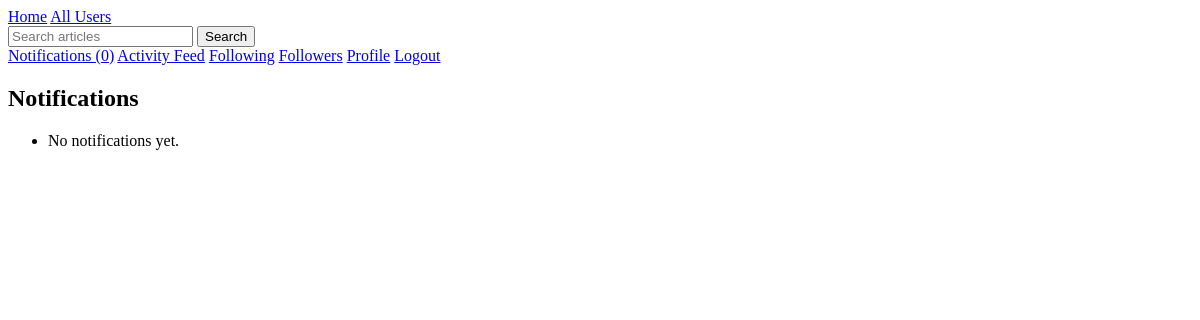
Before: /notifications/ (signed in) with the older database file.
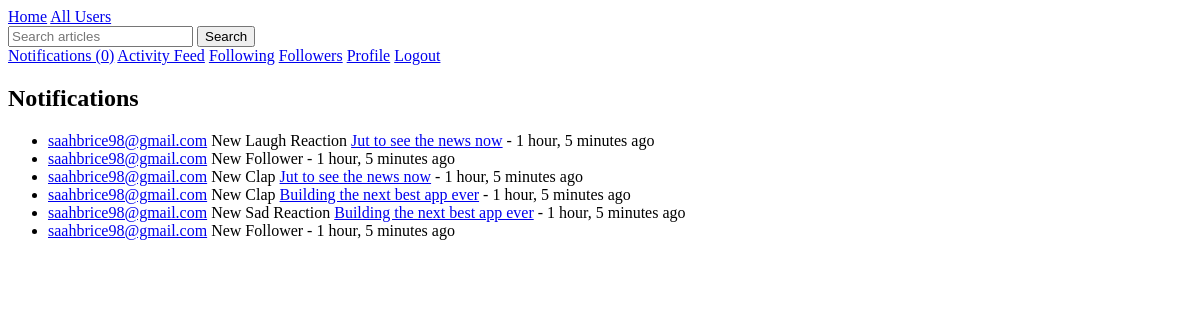
After: the same page with the newer database file.
### users/models.py (models this page shows, shortened)
class User(AbstractUser):
    bio = models.TextField(max_length=500, blank=True)
    profile_picture = models.ImageField(upload_to='profile_pics/', blank=True, null=True)
    date_joined = models.DateTimeField(auto_now_add=True)
    location = models.CharField(max_length=100, blank=True)
    website = models.URLField(max_length=200, blank=True)
    following = models.ManyToManyField('self', symmetrical=False, related_name='followers')
    blocked_users = models.ManyToManyField('self', symmetrical=False, related_name='blocked_by')
    def unread_notifications_count(self):
        return self.notifications.filter(is_read=False).count()

### notifications/models.py (models this page shows, shortened)
class Notification(models.Model):
    NOTIFICATION_TYPES = (
        ('follow', 'New Follower'),
        ('comment', 'New Comment'),
        ('clap', 'New Clap'),
        ('sad', 'New Sad Reaction'),
        ('laugh', 'New Laugh Reaction'),
    )
    recipient = models.ForeignKey(settings.AUTH_USER_MODEL, on_delete=models.CASCADE, related_name='notifications')
    sender = models.ForeignKey(settings.AUTH_USER_MODEL, on_delete=models.CASCADE, null=True, blank=True)
    notification_type = models.CharField(max_length=20, choices=NOTIFICATION_TYPES)
    article = models.ForeignKey('articles.Article', on_delete=models.CASCADE, null=True, blank=True)
    text = models.CharField(max_length=255)
    is_read = models.BooleanField(default=False)
    created_at = models.DateTimeField(auto_now_add=True)
    class Meta:
        ordering = ['-created_at']

### articles/models.py (models this page shows, shortened)
class Article(models.Model):
    title = models.CharField(max_length=200)
    content = models.TextField()
    author = models.ForeignKey(settings.AUTH_USER_MODEL, on_delete=models.CASCADE)
    created_at = models.DateTimeField(auto_now_add=True)
    updated_at = models.DateTimeField(auto_now=True)
    published_at = models.DateTimeField(null=True, blank=True)
    status = models.CharField(max_length=10, choices=[('draft', 'Draft'), ('published', 'Published')], default='draft')
    language = models.CharField(max_length=2, choices=[('EN', 'English'), ('FR', 'French')])
    tags = TaggableManager()
    bookmarks = models.ManyToManyField(settings.AUTH_USER_MODEL, related_name='bookmarked_articles', blank=True)

### notifications/views.py (the view)
# urls.py: path('', NotificationListView.as_view(), name='notification_list'),
class NotificationListView(LoginRequiredMixin, ListView):
    model = Notification
    template_name = 'notifications/notification_list.html'
    context_object_name = 'notifications'
    def get_queryset(self):
        return self.request.user.notifications.all()
    def get_context_data(self, **kwargs):
        context = super().get_context_data(**kwargs)
        unread = self.request.user.notifications.filter(is_read=False)
        unread.update(is_read=True)
        return context

### templates/notifications/notification_list.html
{% extends "base.html" %}
{% block content %}
<h2>Notifications</h2>
<ul>
{% for notification in notifications %}
    <li>
        {% if notification.sender %}
            <a href="{% url 'user_profile' notification.sender.username %}">{{ notification.sender.username }}</a>
        {% endif %}
        {{ notification.get_notification_type_display }}
        {% if notification.article %}
            <a href="{% url 'article_detail' notification.article.id %}">{{ notification.article.title }}</a>
        {% endif %}
        - {{ notification.created_at|timesince }} ago
    </li>
{% empty %}
    <li>No notifications yet.</li>
{% endfor %}
</ul>
{% endblock %}

### templates/base.html (shortened to what this page needs)
<!DOCTYPE html>
<html>
<head>
</head>
<body>
    <header>
        <nav>
            <a href="{% url 'article_list' %}">Home</a>
            <a href="{% url 'user_list' %}">All Users</a>
            {% if user.is_authenticated %}
                <form method="get" action="{% url 'search' %}">
                    <input type="text" name="q" placeholder="Search articles">
                    <button type="submit">Search</button>
                </form>
                <a href="{% url 'notification_list' %}">Notifications ({{ user.unread_notifications_count }})</a>
                <a href="{% url 'activity_feed' %}">Activity Feed</a>
                <a href="{% url 'following_list' %}">Following</a>
                <a href="{% url 'followers_list' %}">Followers</a>
                <a href="{% url 'user_profile' user.username %}">Profile</a>
                <a href="{% url 'account_logout' %}">Logout</a>
            {% else %}
                <a href="{% url 'account_login' %}">Login</a>
                <a href="{% url 'account_signup' %}">Sign Up</a>
            {% endif %}
        </nav>
    </header>
    <main>
        {% block content %}
        {% endblock %}
    </main>
</body>
</html>

Changed rows visible on the page:
added Notification: sender.username "saahbrice98@gmail.com", notification_type "New Laugh Reaction", article "Jut to see the news now", created_at "1 hour, 5 minutes"
added Notification: sender.username "saahbrice98@gmail.com", notification_type "New Follower", created_at "1 hour, 5 minutes"
added Notification: sender.username "saahbrice98@gmail.com", notification_type "New Clap", article "Jut to see the news now", created_at "1 hour, 5 minutes"
added Notification: sender.username "saahbrice98@gmail.com", notification_type "New Clap", article "Building the next best app ever", created_at "1 hour, 5 minutes"
added Notification: sender.username "saahbrice98@gmail.com", notification_type "New Sad Reaction", article "Building the next best app ever", created_at "1 hour, 5 minutes"
added Notification: sender.username "saahbrice98@gmail.com", notification_type "New Follower", created_at "1 hour, 5 minutes"
Other visible differences:
text no longer shown: "No notifications yet."
